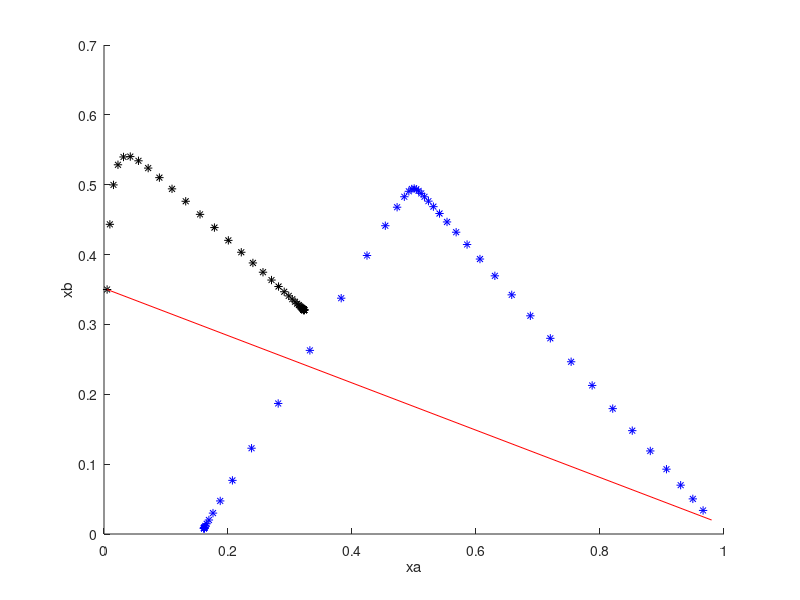

This chart was generated by the following MATLAB code: (Note: this script raises an error after producing the figure.)
a = [3.25 1.90 1]; %relative volatility
xf = [0.3 0.25 0.45];
xa_d = 0.98;
xc_d = 5*10^(-11);
xb_d = 0.02;
r = 2.7; %L/D = r = reflux ratio
F = 1;
xD = [0.98 0.02 5*10^(-11)];

%% part c(i)
xa_b =  0.005;

%D/B = k
k = (xf(1)-xa_b)/(xa_d-xf(1));
xb_b = xf(2) - k*(xb_d-xf(2));
xc_b = xf(3) - k*(xc_d-xf(3));

%V/D = q
q = r+1;

%V/B = s
s = k*q;

N=50;
%topdown
yr = zeros(N+1,length(xD));
xr = zeros(N,length(xD));

yr(1,:)=xD;
for i = 1:N
    xr(i,:)=yr(i,:)./a/(sum(yr(i,:)./a)); %VLE
    yr(i+1,:)= r/(r+1)*xr(i,:)+xD/(r+1); %CMB
end

%bottomup
xB = [0.005 0.350 0.645];

ys = zeros(N,length(xB));
xs = zeros(N+1,length(xB));

xs(1,:)=xB;
for j = 1:N
    ys(j,:)=xs(j,:).*a/(sum(xs(j,:).*a)); %VLE
    xs(j+1,:)= s/(s+1)*ys(j,:)+xB/(s+1); %CMB 
end

hold on
plot(xr(:,1),xr(:,2),'b*')
plot(xs(:,1),xs(:,2),'k*')
plot([xB(1,1),xD(1,1)],[xB(1,2),xD(1,2)],'r')
xlabel('xa'); ylabel('xb'); title('c(i)',FontWeight='normal');
%legend('xr','xs','line');
hold off
